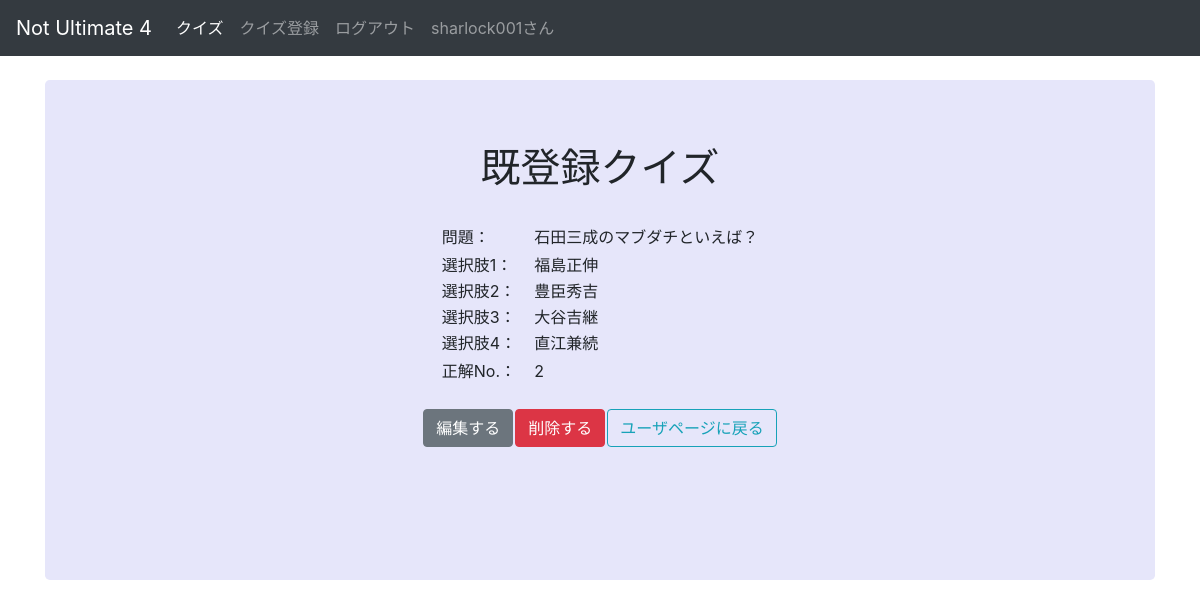
Screenshot of /quiz_detail/1/3 (signed in) with the database file from the repository.
### quattro_scelte/models.py (models this page shows, shortened)
class User(db.Model, UserMixin):
    __tablename__ = 'users'
    id = db.Column(db.Integer, primary_key=True)
    username = db.Column(db.String(128), unique=True, index=True)
    password = db.Column(db.String(128))
    create_at = db.Column(db.DateTime)
    update_at = db.Column(db.DateTime)
    questions = db.relationship('Question', backref='users')
    results = db.relationship('Result', backref='users')

class Question(db.Model):
    __tablename__ = 'questions'
    id = db.Column(db.Integer, primary_key=True)
    inquery = db.Column(db.Text)
    options = db.Column(db.PickleType)
    answer = db.Column(db.Integer)
    create_at = db.Column(db.DateTime)
    update_at = db.Column(db.DateTime)
    user_id = db.Column(db.Integer, db.ForeignKey('users.id'))

### quattro_scelte/views.py (the view)
@views.route('/quiz_detail/<int:user_id>/<int:quiz_id>')
@login_required
def quiz_detail(user_id: int, quiz_id: int):
    question = Question.query.filter_by(id=quiz_id).first()
    if user_id != current_user.id or current_user.id != question.user_id:
        flash(message='閲覧できません')
        return redirect(url_for('views.index'))
    delete_form = QuizDeleteForm(request.form)
    if not question:
        return redirect(url_for('views.user'))
    return render_template('quiz_detail.html', question=question, delete_form=delete_form)

### quattro_scelte/forms.py
class QuizDeleteForm(Form):
    id = HiddenField()
    submit = SubmitField('削除する')

### quattro_scelte/models.py (called while the page is built)
@login_manager.user_loader
def load_user(user_id) -> List[Any]:
    return User.query.get(user_id)

### quattro_scelte/templates/quiz_detail.html (shortened to what this page needs)
{% from "_formhelpers.html" import render_field_q %}
{% extends 'base.html' %}
{% block content %}
<main role="main" class="container">
    <div class="jumbotron text-center" style="height: 500px;">
        <h1>既登録クイズ</h1>
        <br>
        <div>
            <table align="center">
                <tr align="left">
                    <td>問題：　</td>
                    <td>{{ question.inquery }}</td>
                </tr>
                <tr><td></td></tr>
                {% for option in question.options %}
                <tr align="left">
                    <td>選択肢{{ loop.index }}：　</td>
                    <td>{{ option }}</td>
                </tr>
                {% endfor %}
                <tr><td></td></tr>
                <tr align="left">
                    <td>正解No.：　</td>
                    <td>{{ question.answer }}</td>
                </tr>
            </table>
            <br>
            <table align="center">
                <tr>
                    <td>
                        <a class="btn btn-secondary" href="{{ url_for('views.quiz_modify', user_id=current_user.id, quiz_id=question.id) }}">編集する</a>
                    </td>
                    <td>
                        <form method="POST" action="{{ url_for('views.quiz_delete', user_id=current_user.id) }}">
                            {{ delete_form.submit(class="btn btn-danger") }}
                        </form>
                    </td>
                    <td>
                        <a class="btn btn-outline-info" href="{{ url_for('views.user') }}">ユーザページに戻る</a>
                    </td>
                </tr>
            </table>
        </div>
    </div>
</main>
{% endblock %}

### quattro_scelte/templates/base.html (shortened to what this page needs)
<!DOCTYPE html>
<html lang="ja">
<head>
    <link rel="stylesheet" href="https://stackpath.bootstrapcdn.com/bootstrap/4.5.0/css/bootstrap.min.css">
    <link href="../assets/dist/css/bootstrap.css" rel="stylesheet">
    <link rel="stylesheet" href="{{ url_for('static', filename='style.css')}}">
</head>
<body>
<header>
    <nav class="navbar navbar-expand-md navbar-dark bg-dark mb-4">
        <a class="navbar-brand" href="{{ url_for('views.index') }}">Not Ultimate 4</a>
        <div class="collapse navbar-collapse" id="navbarCollapse">
            <ul class="navbar-nav mr-auto">
                <li class="nav-item active">
                    <a class="nav-link" href="{{ url_for('views.quiz_start') }}">クイズ</a>
                </li>
                {% if current_user.is_authenticated %}
                <li class="nav-item">
                    <a class="nav-link" href="{{ url_for('views.quiz_entry') }}">クイズ登録</a>
                </li>
                <li class="nav-item">
                    <a class="nav-link" href="{{ url_for('views.logout') }}">ログアウト</a>
                </li>
                <li class="nav-item">
                    <a class="nav-link" href="{{ url_for('views.user') }}">{{ current_user.username }}さん</a>
                </li>
                {% endif %}
            </ul>
        </div>
    </nav>
    {% block content  %}
    {% endblock %}
</header>
</body>
</html>

### quattro_scelte/static/style.css (style rules this page uses)
body { min-height: 75rem; }
.jumbotron { background-color: #e6e6fa; }

### rows the page displays
User: username "sharlock001"
Question: inquery "石田三成のマブダチといえば？", answer "2"

### other values shown
{{ option }} "福島正伸" "豊臣秀吉" "大谷吉継" "直江兼続"
